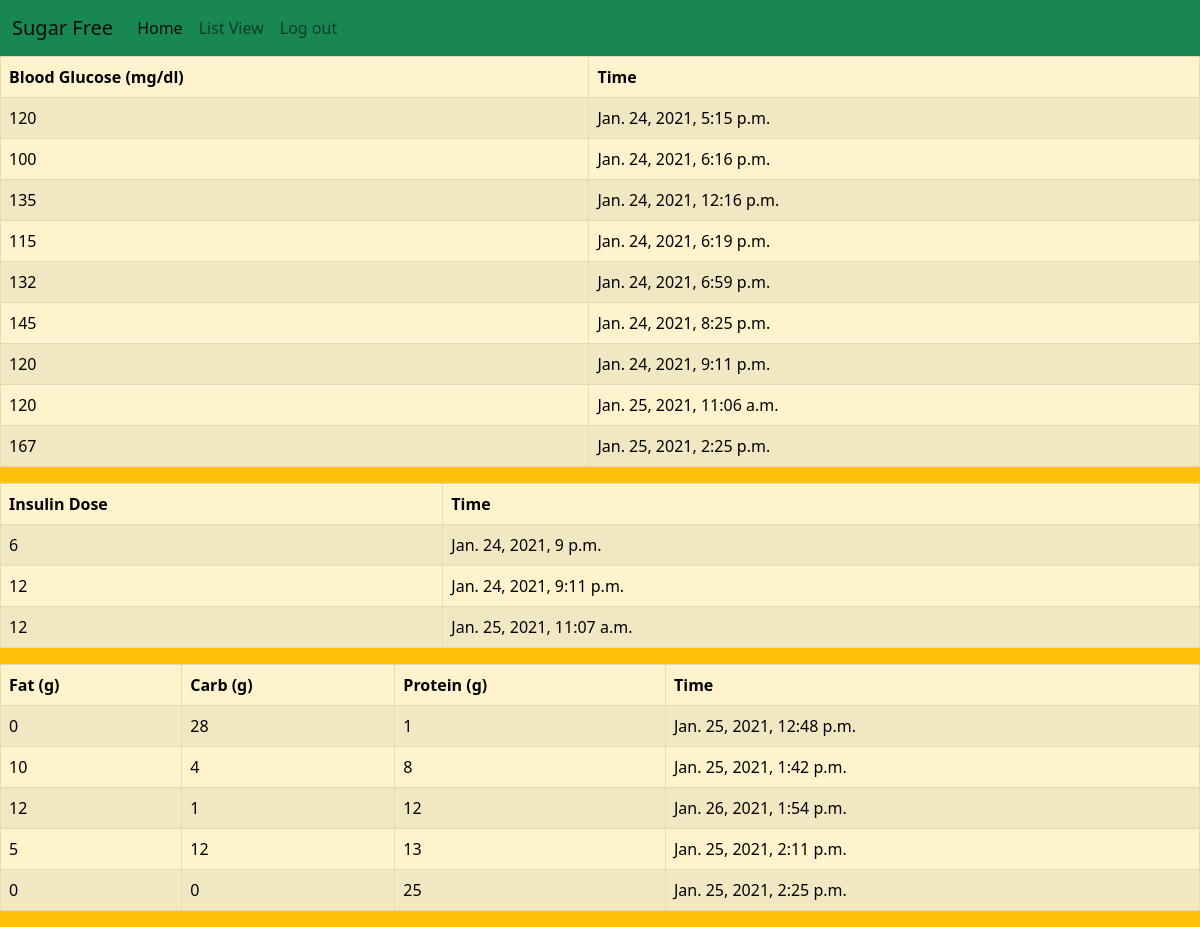
Page /dashview/listview (signed in) on the committed database.
### dashboard/models.py (models this page shows)
class Glucose(models.Model):
    reading = models.IntegerField()
    time = models.DateTimeField(auto_now_add=False)
    uploaded_by = models.ForeignKey(User,related_name="user_reading", on_delete=models.CASCADE)
    created_at = models.DateTimeField(auto_now_add=True)
    updated_at = models.DateTimeField(auto_now_add=True)

class Insulin(models.Model):
    dose = models.IntegerField()
    time = models.DateTimeField(auto_now_add=False)
    uploaded_by = models.ForeignKey(User,related_name="user_dose", on_delete=models.CASCADE)
    created_at = models.DateTimeField(auto_now_add=True)
    updated_at = models.DateTimeField(auto_now_add=True)

class Macro(models.Model):
    fat = models.IntegerField()
    carb = models.IntegerField()
    protein = models.IntegerField()
    time = models.DateTimeField(auto_now_add=False)
    calories = models.IntegerField(null=True, blank=True)
    uploaded_by = models.ForeignKey(User,related_name="user_macro", on_delete=models.CASCADE)
    created_at = models.DateTimeField(auto_now_add=True)
    updated_at = models.DateTimeField(auto_now_add=True)

### dashboard/views.py (the view)
# urls.py: path('/listview', views.listview, name="listview"),
def listview(request):
    user = request.user
    user_reading = user.user_reading.all()
    user_dose = user.user_dose.all()
    user_macro = user.user_macro.all()
    context = {
        'user_reading': user_reading,
        'user_dose': user_dose,
        'user_macro': user_macro
        }
    return render(request, "list.html", context)

### dashboard/templates/list.html (shortened to what this page needs)
<!doctype html>
<html lang="en">
  <head>
    <link href="https://cdn.jsdelivr.net/npm/bootstrap@5.0.0-beta1/dist/css/bootstrap.min.css" rel="stylesheet">
  </head>
  <body class="bg-warning">
      <nav class="navbar navbar-expand-lg navbar-light bg-success">
    <div class="container-fluid">
      <a class="navbar-brand" href="/dashview">Sugar Free</a>
      <div class="collapse navbar-collapse" id="navbarSupportedContent">
        <ul class="navbar-nav me-auto mb-2 mb-lg-0">
          <li class="nav-item">
            <a class="nav-link active" aria-current="page" href="/dashview">Home</a>
          </li>
          <li class="nav-item">
            <a class="nav-link" href="/dashview/listview">List View</a>
          </li>
          <li class="nav-item">
            <a class="nav-link" href="/login/log_out">Log out</a>
          </li>
        </ul>
      </div>
    </div>
  </nav>
<table class = "table table-warning table-striped table-bordered table-hover">
    <thead>
        <tr>
            <th scope="col">Blood Glucose (mg/dl)</th>
            <th scope="col"> Time </th>
          </tr>
        </thead>
        <tbody>
            {% for user_reading in user_reading %}
            <tr>
                    <td>{{user_reading.reading}}</td>
                    <td>{{user_reading.time}}</td>
            </tr>
            {% endfor %}
        </tbody>
    </table>
    <table class = "table table-warning table-striped table-bordered table-hover">
        <thead>
            <tr>
                <th scope = "col">Insulin Dose</th>
                <th scope = "col">Time</th>
                </tr>
            </thead>
            <tbody>
                {% for user_dose in user_dose %}
                <tr>
                        <td>{{user_dose.dose}}</td>
                        <td>{{user_dose.time}}</td>
                </tr>
                {% endfor %}
            </tbody>
        </table>
        <table class = "table table-warning table-striped table-bordered table-hover">
            <thead>
                <tr>
                    <th scope = "col"> Fat (g) </th>
                    <th scope = "col"> Carb (g) </th>
                    <th scope = "col"> Protein (g)</th>
                    <th scope = "col"> Time </th>
                    </tr>
                </thead>
                <tbody>
                    {% for user_macro in user_macro %}
                    <tr>
                            <td>{{user_macro.fat}}</td>
                            <td>{{user_macro.carb}}</td>
                            <td>{{user_macro.protein}}</td>
                            <td>{{user_macro.time}}</td>
                    </tr>
                    {% endfor %}
                </tbody>
            </table>

### rows in the picture
Glucose: reading "120", time "Jan. 24, 2021, 5:15 p.m."
Glucose: reading "100", time "Jan. 24, 2021, 6:16 p.m."
Glucose: reading "135", time "Jan. 24, 2021, 12:16 p.m."
Glucose: reading "115", time "Jan. 24, 2021, 6:19 p.m."
Glucose: reading "132", time "Jan. 24, 2021, 6:59 p.m."
Glucose: reading "145", time "Jan. 24, 2021, 8:25 p.m."
Glucose: reading "120", time "Jan. 24, 2021, 9:11 p.m."
Glucose: reading "120", time "Jan. 25, 2021, 11:06 a.m."
Glucose: reading "167", time "Jan. 25, 2021, 2:25 p.m."
Insulin: dose "6", time "Jan. 24, 2021, 9 p.m."
Insulin: dose "12", time "Jan. 24, 2021, 9:11 p.m."
Insulin: dose "12", time "Jan. 25, 2021, 11:07 a.m."
Macro: fat "0", carb "28", protein "1", time "Jan. 25, 2021, 12:48 p.m."
Macro: fat "10", carb "4", protein "8", time "Jan. 25, 2021, 1:42 p.m."
Macro: fat "12", carb "1", protein "12", time "Jan. 26, 2021, 1:54 p.m."
Macro: fat "5", carb "12", protein "13", time "Jan. 25, 2021, 2:11 p.m."
Macro: fat "0", carb "0", protein "25", time "Jan. 25, 2021, 2:25 p.m."
